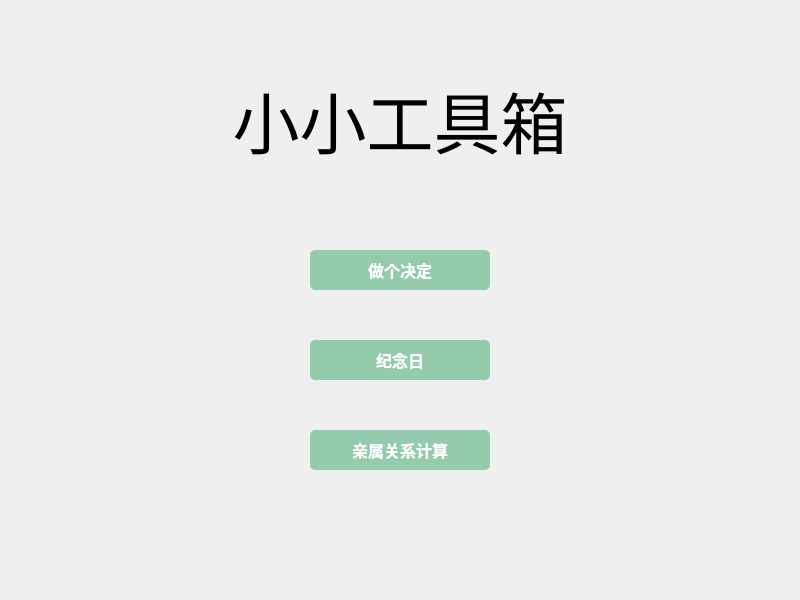
<?xml version="1.0" encoding="UTF-8"?>
<ui version="4.0">
 <class>Menu</class>
 <widget class="QMainWindow" name="Menu">
  <property name="geometry">
   <rect>
    <x>0</x>
    <y>0</y>
    <width>800</width>
    <height>600</height>
   </rect>
  </property>
  <property name="windowTitle">
   <string>Menu</string>
  </property>
  <property name="windowIcon">
   <iconset resource="myicon.qrc">
    <normaloff>:/myimages/beijing.jpg</normaloff>:/myimages/beijing.jpg</iconset>
  </property>
  <property name="styleSheet">
   <string notr="true">#centralwidget{background-image: url(:/myimages/change.jpg);}
</string>
  </property>
  <widget class="QWidget" name="centralwidget">
   <widget class="QLabel" name="label">
    <property name="geometry">
     <rect>
      <x>150</x>
      <y>70</y>
      <width>500</width>
      <height>100</height>
     </rect>
    </property>
    <property name="font">
     <font>
      <family>微软雅黑</family>
      <pointsize>50</pointsize>
     </font>
    </property>
    <property name="text">
     <string>小小工具箱</string>
    </property>
    <property name="alignment">
     <set>Qt::AlignCenter</set>
    </property>
   </widget>
   <widget class="QPushButton" name="DecisionButton">
    <property name="geometry">
     <rect>
      <x>310</x>
      <y>250</y>
      <width>180</width>
      <height>40</height>
     </rect>
    </property>
    <property name="font">
     <font>
      <family>宋体</family>
      <pointsize>12</pointsize>
      <bold>true</bold>
     </font>
    </property>
    <property name="styleSheet">
     <string notr="true">QPushButton
{
	background-color:rgb(148,203,172);
	border-radius:5px;
	color: rgb(255, 255, 255);
}
QPushButton:hover
{
	background-color:rgb(122,189,154);
	border-radius:5px;
}
</string>
    </property>
    <property name="text">
     <string>做个决定</string>
    </property>
   </widget>
   <widget class="QPushButton" name="DateButton">
    <property name="geometry">
     <rect>
      <x>310</x>
      <y>340</y>
      <width>180</width>
      <height>40</height>
     </rect>
    </property>
    <property name="font">
     <font>
      <family>宋体</family>
      <pointsize>12</pointsize>
      <bold>true</bold>
     </font>
    </property>
    <property name="styleSheet">
     <string notr="true">QPushButton
{
	background-color:rgb(148,203,172);
	border-radius:5px;
	color: rgb(255, 255, 255);
}
QPushButton:hover
{
	background-color:rgb(122,189,154);
	border-radius:5px;
}
</string>
    </property>
    <property name="text">
     <string>纪念日</string>
    </property>
   </widget>
   <widget class="QPushButton" name="CalculatorButton">
    <property name="geometry">
     <rect>
      <x>310</x>
      <y>430</y>
      <width>180</width>
      <height>40</height>
     </rect>
    </property>
    <property name="font">
     <font>
      <family>宋体</family>
      <pointsize>12</pointsize>
      <bold>true</bold>
     </font>
    </property>
    <property name="styleSheet">
     <string notr="true">QPushButton
{
	background-color:rgb(148,203,172);
	border-radius:5px;
	color: rgb(255, 255, 255);
}
QPushButton:hover
{
	background-color:rgb(122,189,154);
	border-radius:5px;
}
</string>
    </property>
    <property name="text">
     <string>亲属关系计算</string>
    </property>
   </widget>
  </widget>
 </widget>
 <resources>
  <include location="myicon.qrc"/>
 </resources>
 <connections/>
</ui>
